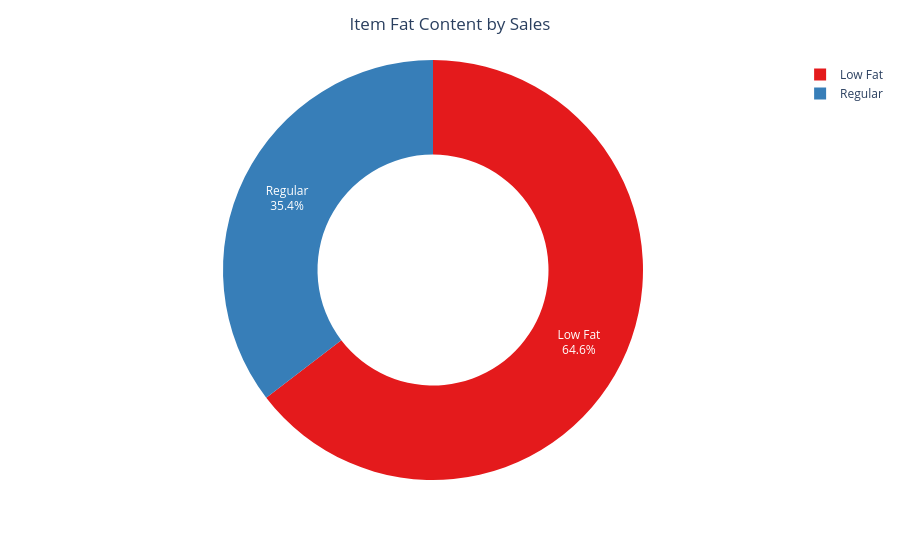

Notebook cell for this chart:
### Code cell
fig= px.pie(
    group,
    names='Item Fat Content',
    values='Sales',
    hole=0.55,
    color_discrete_sequence=px.colors.qualitative.Set1)
fig.update_traces(
    textinfo='percent+label',
)
fig.update_layout(
    title={
        'text':'Item Fat Content by Sales',
        'x': 0.5,
        'xanchor':'center'
    },
    showlegend=True
)
fig.show()

### Figure 1 — Plotly figure (JSON) as saved in the notebook; plotly's stock layout.template omitted (floating-point values rounded to 4 significant figures)
{"data": [{"domain": {"x": [0, 1], "y": [0, 1]}, "hole": 0.55, "hovertemplate": "Item Fat Content=%{label}<br>Sales=%{value}<extra></extra>", "labels": ["Low Fat", "Regular"], "legendgroup": "", "name": "", "showlegend": true, "textinfo": "percent+label", "type": "pie", "values": [776300.0, 425400.0]}], "layout": {"legend": {"tracegroupgap": 0}, "margin": {"t": 60}, "piecolorway": ["rgb(228,26,28)", "rgb(55,126,184)", "rgb(77,175,74)", "rgb(152,78,163)", "rgb(255,127,0)", "rgb(255,255,51)", "rgb(166,86,40)", "rgb(247,129,191)", "rgb(153,153,153)"], "showlegend": true, "title": {"text": "Item Fat Content by Sales", "x": 0.5, "xanchor": "center"}}}
